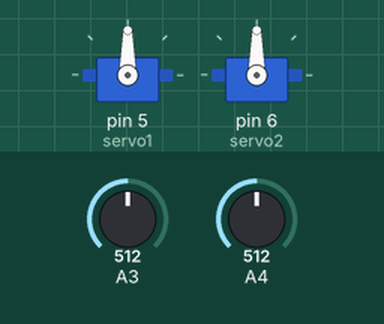
Recording of a sketch running on a simulated Arduino Uno, built with avr-gcc and run on an emulated ATmega328P. Shown: 2 × servo. The inputs (shaded band) are chosen by the test bench; at power-on: A3 = 512, A4 = 512.

Above: at 1.2 s.
1.3 s: A3 set to 716
At 2.5 s:
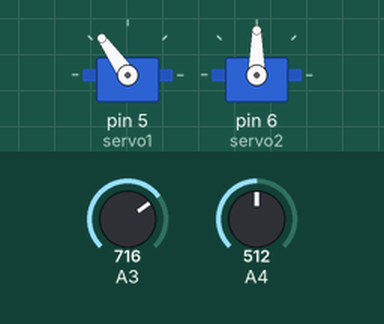
2.8 s: A4 set to 716
At 3.1 s:
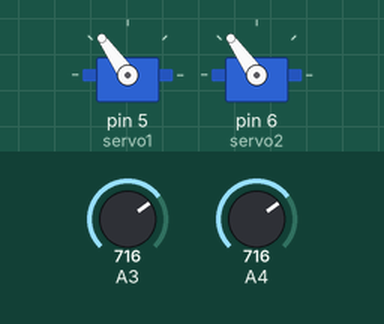
4.3 s: A3 set to 900
At 5.4 s:
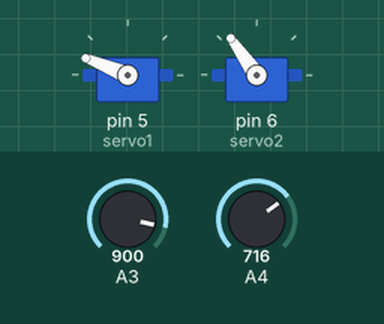
5.8 s: A4 set to 900
At 6.6 s:
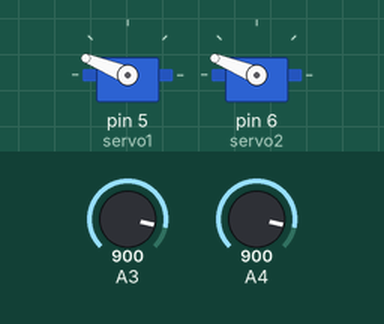
7.3 s: A3 set to 1023
At 7.8 s:
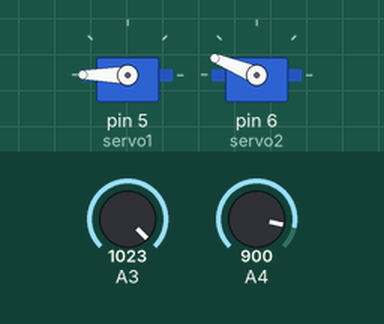
8.8 s: A4 set to 1023
At 10.1 s:
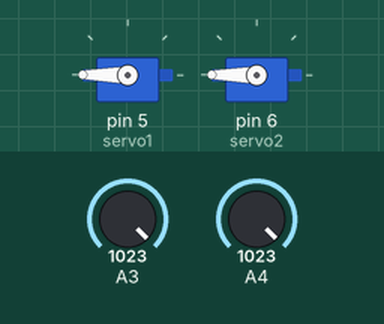
Timing chart, 0 to 11.3 s (numbered marks = the images above; inputs shaded):
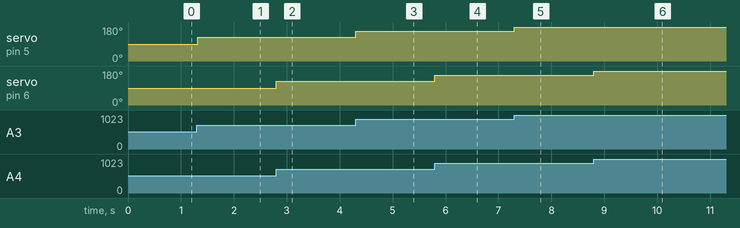

Measured:
- after the input at 1.3 s, servo on pin 5 (servo1): 90° → 125° at once
- after the input at 2.8 s, servo on pin 6 (servo2): 90° → 125° at once
- after the input at 4.3 s, servo on pin 5 (servo1): 125° → 158° at once
- after the input at 5.8 s, servo on pin 6 (servo2): 125° → 158° at once
- after the input at 7.3 s, servo on pin 5 (servo1): 158° → 180° at once
- after the input at 8.8 s, servo on pin 6 (servo2): 158° → 180° at once

The sketch:

servo_joystick.ino
```cpp
#include <Servo.h>

Servo servo1; // Cria um objeto servo
Servo servo2; // Cria outro objeto servo
int pot1, pot2; // Potenciômetros

void setup(){
  servo1.attach(5); // Anexa o servo do pino 5 ao objeto servo
  servo2.attach(6); // Anexa o servo do pino 5 ao objeto servo

  servo1.write(90); // Coloca o servo1 na posição inicial (90º)
  servo2.write(90); // Coloca o servo2 na posição inicial (90º)
}

void loop(){
  pot1 = analogRead(3); //Lê o pot1
  pot2 = analogRead(4); //Lê o pot1
  pot1 = map(pot1, 0, 1023, 0, 180); // Converte os valores para ângulos (até 180º)
  pot2 = map(pot2, 0, 1023, 0, 180);

  servo1.write(pot1); // Escreve o ângulo
  servo2.write(pot2);

  delay(15); // Espera 15 milisegundos
}
```
